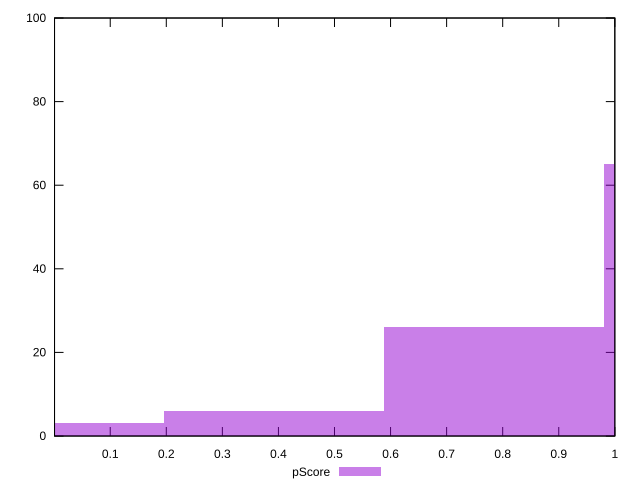

This figure's gnuplot source:
reset

$pScore <<EOF
0 3
0.3922922955502383 6
1.1768768866507149 65
0.7845845911004766 26
EOF

set key outside below
set boxwidth 0.3922922955502383
set xrange [0.0006547135109783442:0.9999993380488856]
set yrange [0:100]
set trange [0:100]
set style fill transparent solid 0.5 noborder
set terminal svg size 640, 490 enhanced background rgb 'white'
set output "report_00019_2021-02-10T18-14-37.922Z//estimated-input-latency/samples/pages+cached/pScore/histogram.svg"

plot $pScore title "pScore" with boxes

reset
